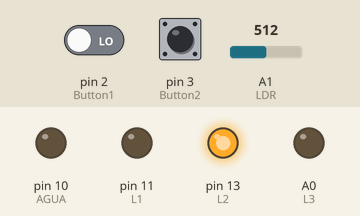
Recording of a sketch running on a simulated Arduino Uno, built with avr-gcc and run on an emulated ATmega328P. Shown: output pins drawn as LEDs (lit = HIGH). Inputs (shaded band) come from the test bench; at power-on: A1 (LDR) = 512, pin 3 (Button2) HIGH, pin 2 (Button1) LOW.

Above: at 1.2 s.
1.3 s: A1 (LDR) set to 498
At 2.1 s:
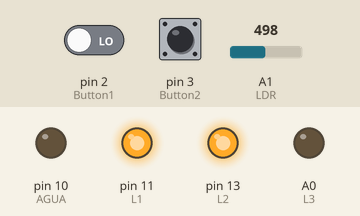
2.8 s: A1 (LDR) set to 522
At 3.3 s:
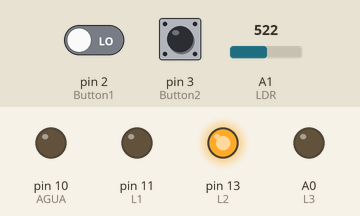
4.3 s: pin 3 (Button2) pulled LOW for 0.15 s
At 4.37 s:
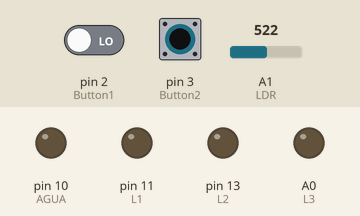
5.9 s: pin 3 (Button2) pulled LOW for 3.2 s
At 10.3 s:
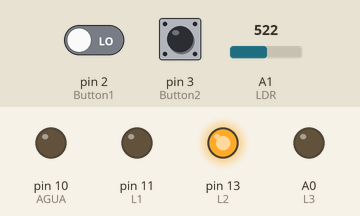
10.6 s: pin 2 (Button1) driven HIGH and pin 3 (Button2) driven LOW
At 11.6 s:
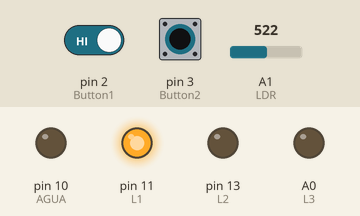
Timing chart, 0 to 13.1 s (numbered marks = the images above; inputs shaded):
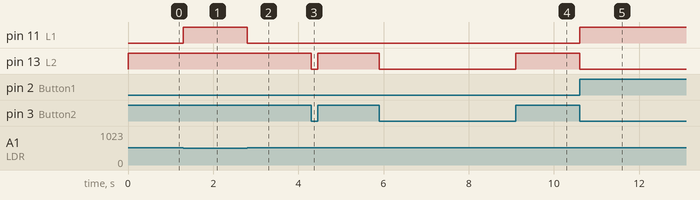

The sketch:

EDUCATS_03.ino
```cpp
/*
Desenvolvido por Alexandre Aravecchia
aravecchia@gmail.com
www.aravecchia.weebly.com
*/

#include <Arduino.h>

int LDR=A1;
int Button1=2;
int Button2=3;
int AGUA=10;
int L1=11;
int L2=13;
int L3=A0;

void setup()
{
  pinMode(LDR, INPUT);
  pinMode(Button1, INPUT);
  pinMode(Button2, INPUT);
  pinMode(AGUA, OUTPUT);
  pinMode(L1, OUTPUT);
  pinMode(L2, OUTPUT);
  pinMode(L3, OUTPUT);

}

void loop()
{
  if (analogRead(LDR) >= 512)
  {
    if ((digitalRead(Button1) == HIGH) && (digitalRead(Button2) == LOW))
    {
      digitalWrite(L1, HIGH);
      digitalWrite(L2, LOW);
    }
    else if ((digitalRead(Button1) == LOW) && (digitalRead(Button2) == HIGH))
    {
      digitalWrite(L1, LOW);
      digitalWrite(L2, HIGH);
    }
    else if ((digitalRead(Button1) == HIGH) && (digitalRead(Button2) == HIGH))
    {
      digitalWrite(L1, HIGH);
      digitalWrite(L2, HIGH);
    }
    else
    {
      digitalWrite(L1, LOW);
      digitalWrite(L2, LOW);
    }
  }
  else
  {
    digitalWrite(L1, HIGH);
    digitalWrite(L2, HIGH);
  }
}
```

Measured:
- the behaviour switches between 512 and 511 on A1 (LDR) (found by bisection; images 0 and 1)
- after the input at 1.3 s, pin 11 (L1): LOW → HIGH at once
- after the input at 2.8 s, pin 11 (L1): HIGH → LOW at once
- after the input at 4.3 s, pin 13 (L2): HIGH → LOW at once, → HIGH 0.15 s later
- after the input at 5.9 s, pin 13 (L2): HIGH → LOW at once, → HIGH 3.2 s later
- after the input at 10.6 s, pin 11 (L1): LOW → HIGH at once; pin 13 (L2): HIGH → LOW at once
